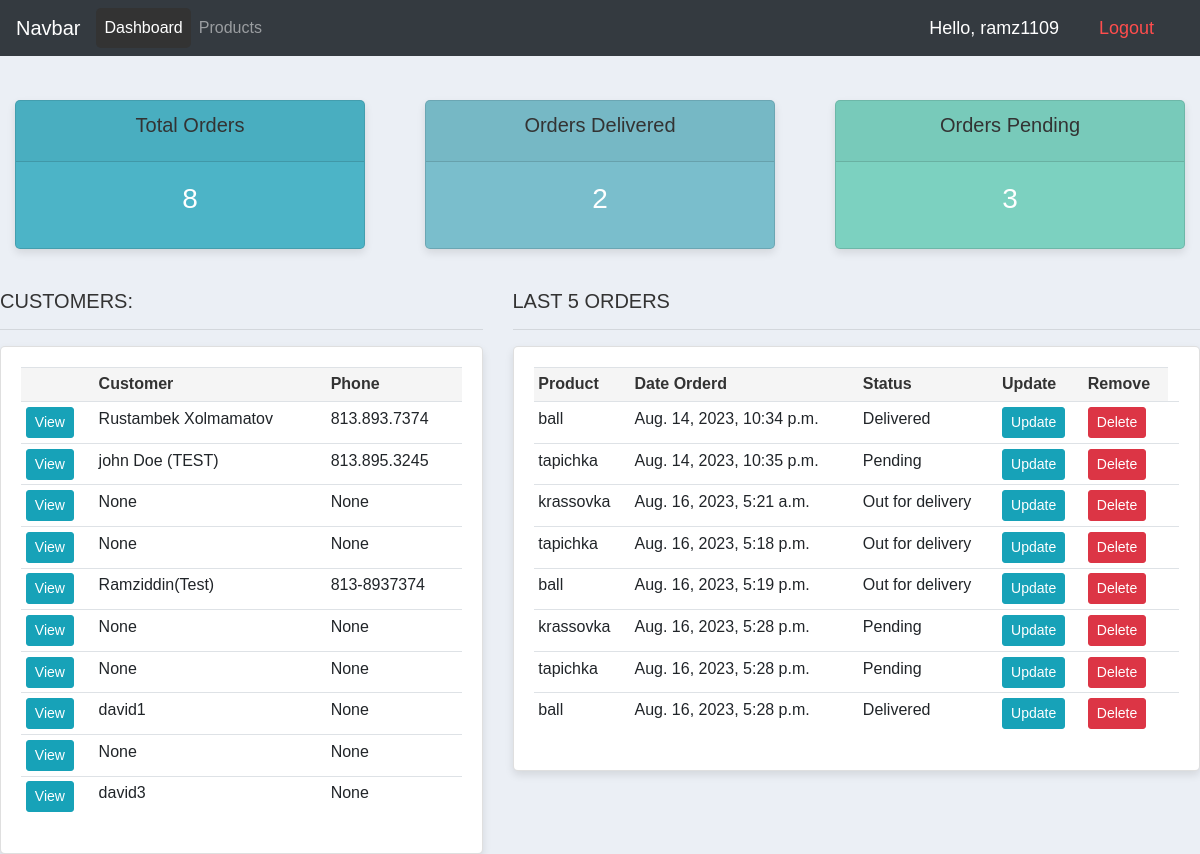
The app's page / (signed in) with its own data.
### accounts/models.py (models this page shows, shortened)
class Customer(models.Model):
    user = models.OneToOneField(User, null=True, on_delete=models.CASCADE)
    name = models.CharField(max_length=200, null=True)
    phone = models.CharField(max_length=200, null=True)
    email = models.CharField(max_length=200, null=True)
    profile_pic = models.ImageField(null=True, blank=True)
    date_created = models.DateTimeField(auto_now_add=True, null=True)

class Order(models.Model):
    STATUS = (
        ('Pending', 'Pending'),
        ('Out for delivery', 'Out for delivery'),
        ('Delivered', 'Delivered'),
    )
    customer = models.ForeignKey(Customer, null=True, on_delete = models.SET_NULL)
    product = models.ForeignKey(Product, null=True, on_delete = models.SET_NULL)
    date_created = models.DateTimeField(auto_now_add=True, null=True)
    status = models.CharField(max_length=200, null=True, choices=STATUS)
    note = models.CharField(max_length=1000, null=True)

class Product(models.Model):
    CATEGORY = (
        ('Indoor', 'Indoor'),
        ('Out door', 'Outdoor'),
    )
    name = models.CharField(max_length=200, null=True)
    price = models.FloatField(null=True)
    category = models.CharField(max_length=200, null=True, choices=CATEGORY)
    description = models.CharField(max_length=200, null=True, blank = True)
    date_created = models.DateTimeField(auto_now_add=True, null=True)
    tags = models.ManyToManyField(Tag)
    def __str__(self):
        return self.name

### accounts/decorators.py (the view)
    def wrapper_function(request, *args, **kwargs):
        group = None
        if request.user.groups.exists():
            group = request.user.groups.all()[0].name
        if group == 'customers':
            return redirect('user-page')
        if group == 'admin':
            return view_func(request, *args, **kwargs)
        return HttpResponse("You don't have the required permissions to view this page.")

### accounts/views.py (called while the page is built)
@login_required(login_url='login')
@admin_only
def home(request):
    orders = Order.objects.all()
    customers = Customer.objects.all()
    total_customers = customers.count()
    total_orders = orders.count()
    delivered = orders.filter(status='Delivered').count()
    pending = orders.filter(status='Pending').count()
    context = {'orders': orders, 'customers': customers,
               'total_orders': total_orders, 'delivered': delivered,
               'pending': pending}
    return render(request, 'accounts/dashboard.html', context)

### accounts/templates/accounts/dashboard.html (shortened to what this page needs)
{% extends 'accounts/main.html' %}
{% block content  %}
{% include 'accounts/status.html' %}
<br>
<div class="row">
	<div class="col-md-5">
		<h5>CUSTOMERS:</h5>
		<hr>
		<div class="card card-body">
			<table class="table table-sm">
				<tr>
					<th></th>
					<th>Customer</th>
					<th>Phone</th>
				</tr>
				{% for customer in customers %}
					<tr>
						<td><a class="btn btn-sm btn-info" href="{% url 'customer' customer.id %}">View</a></td>
						<td>{{customer.name}}</td>
						<td>{{customer.phone}}</td>
					</tr>
				{% endfor %}
			</table>
		</div>
	</div>
	<div class="col-md-7">
		<h5>LAST 5 ORDERS</h5>
		<hr>
		<div class="card card-body">
			<table class="table table-sm">
				<tr>
					<th>Product</th>
					<th>Date Orderd</th>
					<th>Status</th>
					<th>Update</th>
					<th>Remove</th>
				</tr>
				{% for order in orders %}
					<tr>
						<td>{{order.product}}</td>
						<td>{{order.date_created}}</td>
						<td>{{order.status}}</td>
						<td><a class="btn btn-sm btn-info" href="{% url 'update_order' order.id %}">Update</a></td>
						<td><a class="btn btn-sm btn-danger" href="{% url 'delete_order' order.id %}">Delete</a></td>
						<td></td>
					</tr>
				{% endfor %}
			</table>
		</div>
	</div>
</div>
{% endblock %}

### accounts/templates/accounts/main.html (shortened to what this page needs)
{% load static %}
<!DOCTYPE html>
<html lang="en">
<head>
    <link rel="stylesheet" href="https://cdn.jsdelivr.net/npm/bootstrap@4.0.0/dist/css/bootstrap.min.css">
    <link rel="stylesheet" href="{% static '/css/main.css' %}">
</head>
<body>
    {% include 'accounts/navbar.html' %}
    {% block content %}
    {% endblock %}
</body>
</html>

### accounts/templates/accounts/navbar.html (shortened to what this page needs)
{% load static %}
<nav class="navbar navbar-expand-lg navbar-dark bg-dark">
    <a class="navbar-brand" href="#">Navbar</a>
    <div class="collapse navbar-collapse" id="navbarNav">
      <ul class="navbar-nav">
        {% if request.user.is_staff %}
        <li class="nav-item active">
          <a class="nav-link" href="{% url 'home' %}">Dashboard</a>
        </li>
        <li class="nav-item">
          <a class="nav-link" href="{% url 'products' %}">Products</a>
        </li>
        {% else %}
        <li class="nav-item">
          <a class="nav-link" href="{% url 'account' %}">Settings</a>
        </li>
        {% endif %}
      </ul>
    </div>
    <span class="hello-msg">Hello, {{request.user}}</span>
    <span class="hello-msg"><a href="{% url 'logout' %}">Logout</a></span>
  </nav>

### accounts/templates/accounts/status.html
<br>
<div class="row">
	<div class="col">
		<div class="col-md">
			<div class="card text-center text-white  mb-3" id="total-orders">
			  	<div class="card-header">
			  		<h5 class="card-title">Total Orders</h5>
			  	</div>
			  	<div class="card-body">
			    	<h3 class="card-title">{{total_orders}}</h3>
			  	</div>
			</div>
		</div>
	</div>
	<div class="col">
		<div class="col-md">
			<div class="card text-center text-white  mb-3" id="orders-delivered">
			  	<div class="card-header">
			  		<h5 class="card-title">Orders Delivered</h5>
			  	</div>
			  	<div class="card-body">
			    	<h3 class="card-title">{{delivered}}</h3>
			  	</div>
			</div>
		</div>
	</div>
	<div class="col">
		<div class="col-md">
			<div class="card text-center text-white  mb-3" id="orders-pending">
			  	<div class="card-header">
			  		<h5 class="card-title">Orders Pending</h5>
			  	</div>
			  	<div class="card-body">
			    	<h3 class="card-title">{{pending}}</h3>
			  	</div>
			</div>
		</div>
	</div>
</div>

### static/css/main.css (style rules this page uses)
body { background-color: #ebeff5; }
#total-orders { background-color: #4cb4c7; }
#orders-delivered { background-color: #7abecc; }
#orders-pending { background-color: #7CD1C0; }

### accounts/templates/accounts/navbar.html (style rules this page uses)
body { font-family: Arial, sans-serif; }
.navbar { margin-bottom: 20px; }
.hello-msg { font-size: 18px; color: #fff; margin-right: 20px; padding: 5px 10px; border-radius: 5px; transition: background-color 0.3s; }
.hello-msg a { color: #ff4d4d; text-decoration: none; transition: color 0.3s; }
.nav-item.active a.nav-link { background-color: #333; border-radius: 5px; }

### accounts/templates/accounts/dashboard.html (style rules this page uses)
body { font-family: Arial, sans-serif; }
.card { border-radius: 5px; box-shadow: 0 4px 8px 0 rgba(0, 0, 0, 0.1); }
.btn-sm { border-radius: 3px; }
.table th { background-color: #f5f5f5; color: #333; }
h5 { color: #333; }

### records on screen
Customer: name "Rustambek Xolmamatov", phone "813.893.7374"
Customer: name "john Doe (TEST)", phone "813.895.3245"
Customer: name "None", phone "None"
Customer: name "None", phone "None"
Customer: name "Ramziddin(Test)", phone "813-8937374"
Customer: name "None", phone "None"
Customer: name "None", phone "None"
Customer: name "david1", phone "None"
Customer: name "None", phone "None"
Customer: name "david3", phone "None"
Order: product "ball", date_created "Aug. 14, 2023, 10:34 p.m.", status "Delivered"
Order: product "tapichka", date_created "Aug. 14, 2023, 10:35 p.m.", status "Pending"
Order: product "krassovka", date_created "Aug. 16, 2023, 5:21 a.m.", status "Out for delivery"
Order: product "tapichka", date_created "Aug. 16, 2023, 5:18 p.m.", status "Out for delivery"
Order: product "ball", date_created "Aug. 16, 2023, 5:19 p.m.", status "Out for delivery"
Order: product "krassovka", date_created "Aug. 16, 2023, 5:28 p.m.", status "Pending"
Order: product "tapichka", date_created "Aug. 16, 2023, 5:28 p.m.", status "Pending"
Order: product "ball", date_created "Aug. 16, 2023, 5:28 p.m.", status "Delivered"

### other values on screen
{{ request.user }} "ramz1109"
{{ total_orders }} "8"
{{ delivered }} "2"
{{ pending }} "3"
